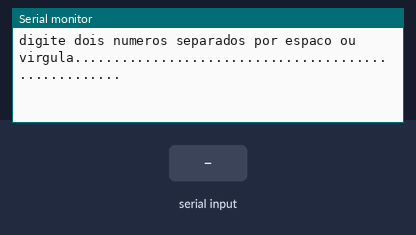
The sketch below on a simulated Arduino Uno, built with avr-gcc and run on an emulated ATmega328P. Parts: the last lines printed to the serial monitor. Inputs (shaded band) come from the test bench.

Above: at 1.2 s.
1.3 s: "90,45\n" received over Serial
At 2.5 s:
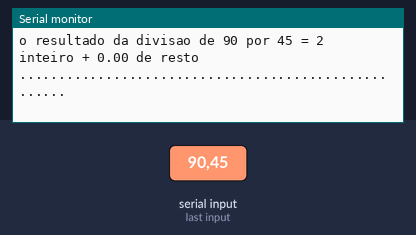
2.8 s: "30,150\n" received over Serial
At 3.7 s:
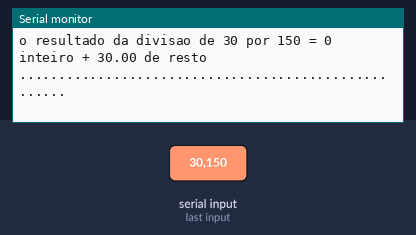

Measured:
- after the input at 1.3 s, the serial monitor: prints a new line at once (image 1)
- after the input at 2.8 s, the serial monitor: prints a new line at once (image 2)

The sketch:

Oficina_maker_SERIAL_DivResto.ino
```cpp
/*
 * resultado inteiro + resto
 * Oficina Maker+, dez/2017
 * Professor: Waldo Costa
*/

int numero_a = 0;
int numero_b = 0;
int resultado_inteiro = 0;
float resto = 0;

void setup() {
    Serial.begin(9600);
    Serial.print("digite dois numeros separados por espaco ou virgula");
    Serial.println(".....................................................");
}

void loop() {

  while (Serial.available() > 0) {

    // look for the next valid integer in the incoming serial stream:
    int numero_a = Serial.parseInt();
    // do it again:
    int numero_b = Serial.parseInt();

    // look for the newline. That's the end of your sentence:
    if (Serial.read() == '\n') {

      resto = numero_a % numero_b;
      resultado_inteiro = numero_a / numero_b;

      Serial.print("o resultado da divisao de ");
      Serial.print(numero_a);
      Serial.print(" por ");
      Serial.print(numero_b);
      Serial.print(" = ");
      Serial.print(resultado_inteiro);
      Serial.print(" inteiro + ");
      Serial.print(resto);
      Serial.print(" de resto ");
      Serial.println(".....................................................");

    }
  }


}
```
